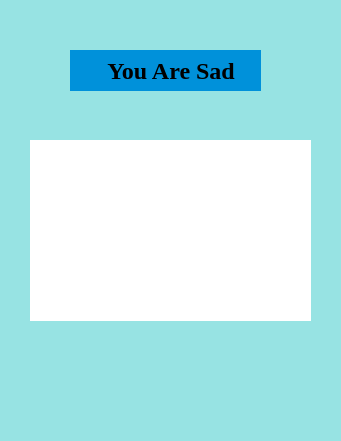
<?xml version="1.0" encoding="UTF-8"?>
<ui version="4.0">
 <class>Dialog</class>
 <widget class="QDialog" name="Dialog">
  <property name="geometry">
   <rect>
    <x>0</x>
    <y>0</y>
    <width>341</width>
    <height>441</height>
   </rect>
  </property>
  <property name="windowTitle">
   <string>Dialog</string>
  </property>
  <property name="styleSheet">
   <string notr="true">background-color:  rgb(151, 227, 227);</string>
  </property>
  <widget class="QWidget" name="biometric_2" native="true">
   <property name="geometry">
    <rect>
     <x>30</x>
     <y>140</y>
     <width>281</width>
     <height>181</height>
    </rect>
   </property>
   <property name="styleSheet">
    <string notr="true">background-color: rgb(255, 255, 255)</string>
   </property>
  </widget>
  <widget class="QLabel" name="label">
   <property name="geometry">
    <rect>
     <x>70</x>
     <y>50</y>
     <width>191</width>
     <height>41</height>
    </rect>
   </property>
   <property name="font">
    <font>
     <family>Times New Roman</family>
     <pointsize>18</pointsize>
     <weight>75</weight>
     <bold>true</bold>
    </font>
   </property>
   <property name="styleSheet">
    <string notr="true">background-color: rgb(0, 145, 218)</string>
   </property>
   <property name="text">
    <string>  You Are Sad</string>
   </property>
   <property name="alignment">
    <set>Qt::AlignCenter</set>
   </property>
  </widget>
  <widget class="QLabel" name="label_3">
   <property name="geometry">
    <rect>
     <x>110</x>
     <y>350</y>
     <width>121</width>
     <height>71</height>
    </rect>
   </property>
   <property name="text">
    <string/>
   </property>
   <property name="pixmap">
    <pixmap>image_2024-11-18_134334864-removebg-preview.png</pixmap>
   </property>
   <property name="scaledContents">
    <bool>true</bool>
   </property>
  </widget>
 </widget>
 <resources/>
 <connections/>
</ui>
